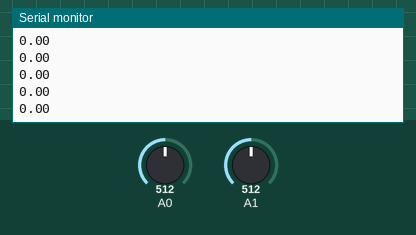
A sketch run on a simulated Arduino Uno, built with avr-gcc and run on an emulated ATmega328P. Shown: the last lines printed to the serial monitor. The inputs (shaded band) are chosen by the test bench; at power-on: A0 = 512, A1 = 512.

Above: at 1.2 s.
1.3 s: A0 set to 716
At 1.34 s:
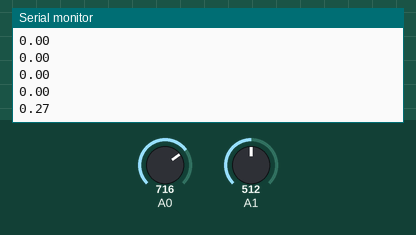
2.8 s: A1 set to 306
At 2.81 s:
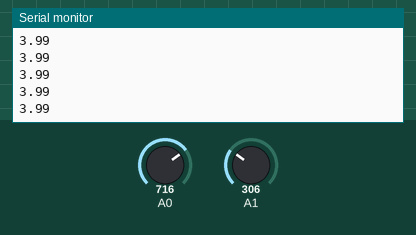
4.3 s: A0 set to 900
At 4.33 s:
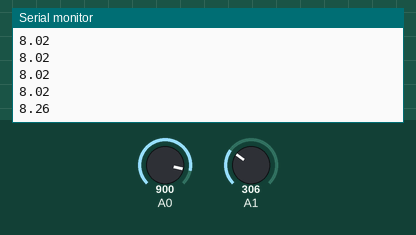
5.8 s: A1 set to 122
At 5.8 s:
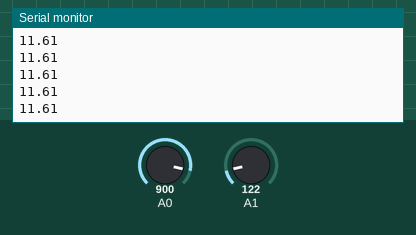
Timing chart, 0 to 8.3 s (numbered marks = the images above; inputs shaded):
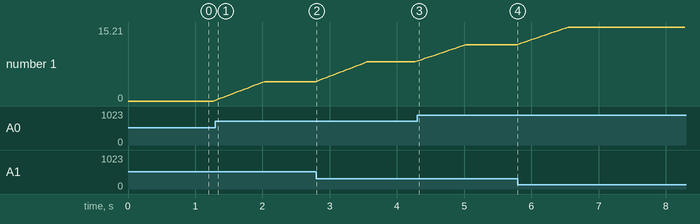

Measured:
- after the input at 1.3 s, the serial monitor: prints a new line at once (image 1)
- after the input at 4.3 s, the serial monitor: prints a new line at once (image 3)
- plotted number 1: 0 → 3.99 after the input at 1.3 s, 3.99 → 8.02 after the input at 2.8 s, 8.02 → 11.61 after the input at 4.3 s, 11.61 → 15.21 after the input at 5.8 s

The sketch:

AnemometerSystem.ino
```cpp
// Pin Connections
int anem_1_p = A0;
int anem_1_n = A1;
int anem_2_p = A2;
int anem_2_n = A3;

// Filter Variables
const int runningAvgCount = 15;
float runningAvgBuffer[runningAvgCount];
int nextRunningAvg;


void setup() {
  Serial.begin(9600);
  while (!Serial) {
    ; // wait for serial port to connect. Needed for native USB port only
  }
}

void loop() {
  float anem_1_rdg = getData(anem_1_p,anem_1_n);
  //float anem_2_rdg = getData(anem_2_p, anem_2_n);

  // Running average filter
  runningAvgBuffer[nextRunningAvg++] = anem_1_rdg;
  if(nextRunningAvg >= runningAvgCount){
    nextRunningAvg = 0;
  }
  float runningAvgRdg = 0;
  for(int i = 0; i<runningAvgCount; i++){
    runningAvgRdg += runningAvgBuffer[i];
  }
  runningAvgRdg  /= runningAvgCount;
  Serial.println(runningAvgRdg);
  delay(50);

}

float getData(int posPin, int negPin){
    // Collect Sensor Readings
    int SensorRdg_pos = analogRead(posPin);
    int SensorRdg_neg = analogRead(negPin);
    int diff = SensorRdg_pos - SensorRdg_neg;
    float airspeed = ((float)diff / 1023.0) * 20.0;
    //Serial.println(airspeed);
    return airspeed;


}
```
